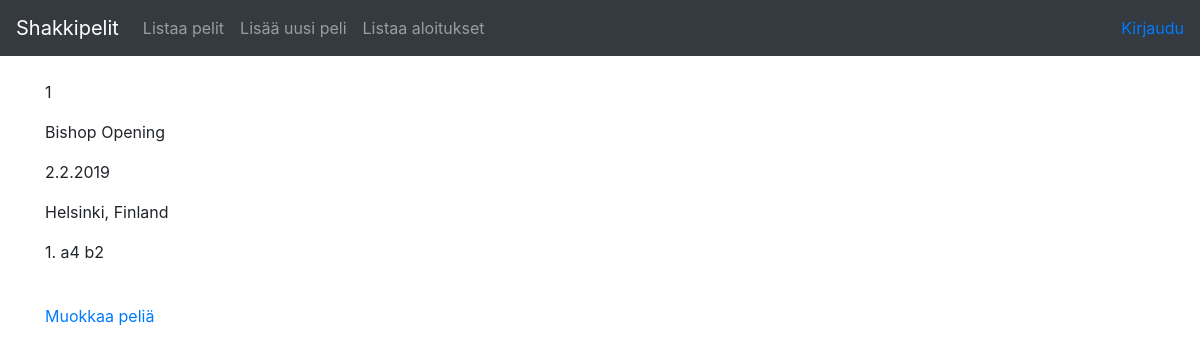
/games/1/view, run on an earlier commit of the app's database.
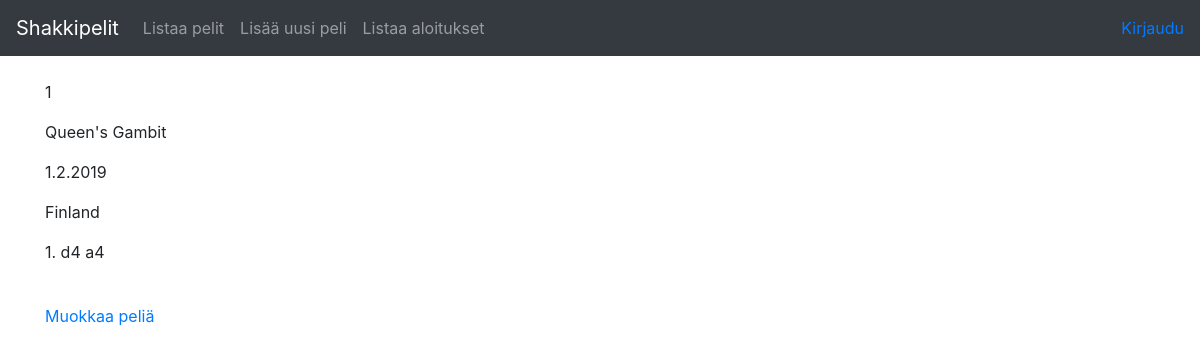
And on a later commit of the database.
### app/games/models.py (models this page shows, shortened)
class Game(db.Model):
    id = db.Column(db.Integer, primary_key=True)
    date_created = db.Column(db.DateTime, default=db.func.current_timestamp())
    date_modified = db.Column(db.DateTime, default=db.func.current_timestamp(),
    onupdate=db.func.current_timestamp())
    white_player = db.Column(db.String(144), nullable=False)
    black_player = db.Column(db.String(144), nullable=False)
    game_date = db.Column(db.String(144), nullable=False)
    game_location = db.Column(db.String(144), nullable=True)
    result = db.Column(db.Integer, nullable=True) # 1 for white, 0 for draw, -1 for black
    opening = db.Column(db.String(144), nullable=True)
    moves = db.Column(db.String(1000), nullable=True)
    account_id = db.Column(db.Integer, db.ForeignKey('account.id'), nullable=False)

### app/games/views.py (the view)
@app.route("/games/<game_id>/view")
def game_view(game_id):
    return render_template("games/view.html", game = Game.query.get(game_id))

### app/templates/games/view.html (shortened to what this page needs)
{% extends "layout.html" %}
{% block body %}
  <p>{{ game.result }}</p>
  <p>{{ game.opening }}</p>
  <p>{{ game.game_date }}</p>
  <p>{{ game.game_location }}</p>
  <p>{{ game.moves }}</p>
  <br/>
  <a href="{{ url_for('game_edit_view', game_id=game.id) }}">Muokkaa peliä</a>
{% endblock %}

### app/templates/layout.html (shortened to what this page needs)
 <!DOCTYPE html>
  <html>
    <head>
      <link rel="stylesheet" href="https://maxcdn.bootstrapcdn.com/bootstrap/4.0.0/css/bootstrap.min.css">
    </head>
    <body>
      <nav class="navbar navbar-expand-md navbar-dark bg-dark mb-4">
        <a class="navbar-brand" href="{{ url_for('games_index') }}">Shakkipelit</a>
        <div class="collapse navbar-collapse" id="navbarCollapse">
                <ul class="navbar-nav mr-auto">
                  <li class="nav-item">
                    <a class="nav-link" href="{{ url_for('games_index') }}">Listaa pelit</a>
                  </li>
                  <li class="nav-item">
                    <a class="nav-link" href="{{ url_for('games_form') }}">Lisää uusi peli</a>
                  </li>
                  <li class="nav-item">
                    <a class="nav-link" href="{{ url_for('openings_index') }}">Listaa aloitukset</a>
                  </li>
                </ul>
                <div class="form-inline mt-2 mt-md-0">
            {% if current_user.is_authenticated %}
            <a href="{{ url_for('auth_logout') }}">{{ current_user.name }} -- Kirjaudu ulos</a>
            {% else %}
            <a href="{{ url_for('auth_login') }}">Kirjaudu</a>
            {% endif %}
                </div>
        </div>
      </nav>
      <main role="main" class="container">
          {% block body %}{% endblock %}
      </main>
    </body>
  </html>

What changed in the data, as far as the page shows it:
changed Game: opening "Bishop Opening" → "Queen's Gambit"; game_date "2.2.2019" → "1.2.2019"; game_location "Helsinki, Finland" → "Finland"; moves "1. a4 b2" → "1. d4 a4"
